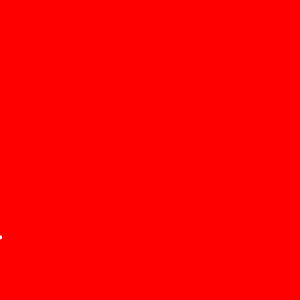
Frame 1 (no input)
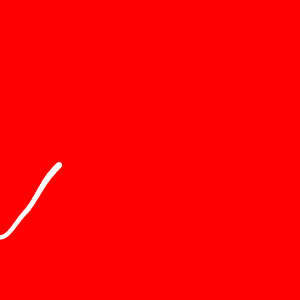
Frame 60 (the mouse pressed at the canvas centre just before this capture)
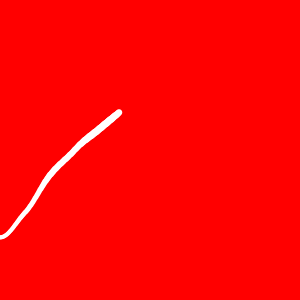
Frame 120 (the mouse held since frame 60 and released just before this capture)

The Processing sketch that drew these frames (run headless with seeded random() and noise(); from frame 60 on, the mouse is pressed at the canvas centre):

// Processing sketch: noise3
// ── noise3.pde
//Práctica 00: Calentando motores
//03
//noise() + if(){}

//Taller "Identidad generativa con Processing"
//Imparte: Julián Pérez - info@julian-perez.com  
//Escuela de verano 2019 - Escuela de diseño Arte Diez - Madrid

float x;
float xVel=1;
float ty=2;
float td=3;

void setup() {
  size(300, 300);
  background(#FF0000);
}

void draw() {
  noStroke();
  fill(255);
  
  if(x>width || x<0){ //Definimos los límites para que si toca la pared rebote
    xVel*=-1; //Cambiamos dirección de la ellipse: si toca el borde derecho la velocidad empieza a restarse
  }

  float y = noise(ty);
  float d = noise(td);
  y = map(y, 0, 1, 0, height);
  d = map(d, 0, 1, 2, 10);
  ellipse(x, y, d, d);
  ty+=0.005;
  td+=0.01;
  x=x+xVel;
}
